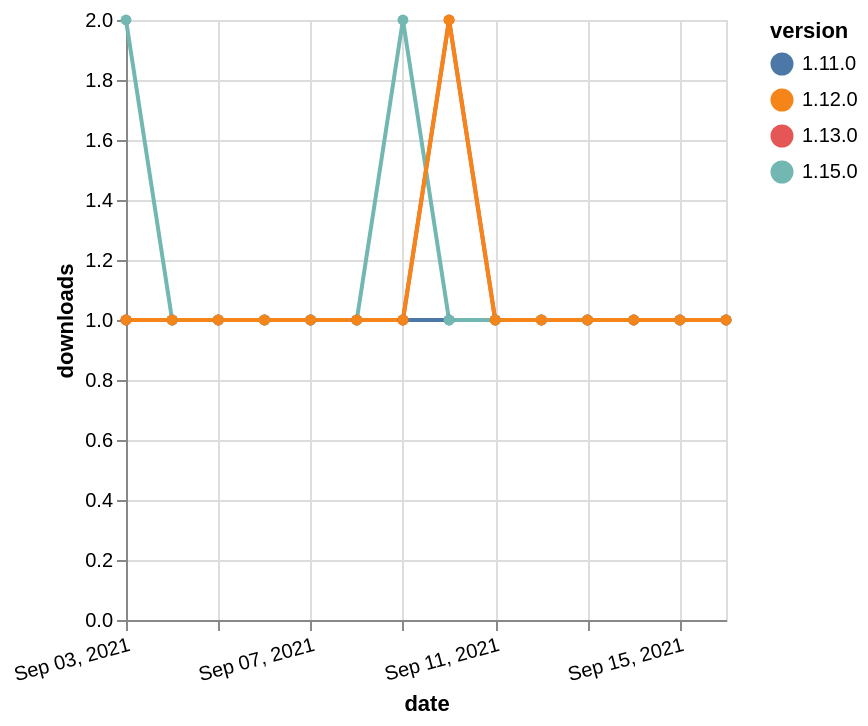

Source (Vega-Lite JSON):
### Vega-Lite specification from a JSON file in a GitHub repository (floating-point values rounded to 4 significant figures)
{"$schema": "https://vega.github.io/schema/vega-lite/v5.json", "description": "A simple bar chart with embedded data.", "data": {"values": [{"date": "2021-09-03", "total": 211, "delta": 1, "version": "1.11.0"}, {"date": "2021-09-04", "total": 212, "delta": 1, "version": "1.11.0"}, {"date": "2021-09-05", "total": 213, "delta": 1, "version": "1.11.0"}, {"date": "2021-09-06", "total": 214, "delta": 1, "version": "1.11.0"}, {"date": "2021-09-07", "total": 215, "delta": 1, "version": "1.11.0"}, {"date": "2021-09-08", "total": 216, "delta": 1, "version": "1.11.0"}, {"date": "2021-09-09", "total": 217, "delta": 1, "version": "1.11.0"}, {"date": "2021-09-10", "total": 218, "delta": 1, "version": "1.11.0"}, {"date": "2021-09-11", "total": 219, "delta": 1, "version": "1.11.0"}, {"date": "2021-09-12", "total": 220, "delta": 1, "version": "1.11.0"}, {"date": "2021-09-13", "total": 221, "delta": 1, "version": "1.11.0"}, {"date": "2021-09-14", "total": 222, "delta": 1, "version": "1.11.0"}, {"date": "2021-09-15", "total": 223, "delta": 1, "version": "1.11.0"}, {"date": "2021-09-16", "total": 224, "delta": 1, "version": "1.11.0"}, {"date": "2021-09-03", "total": 277, "delta": 1, "version": "1.13.0"}, {"date": "2021-09-04", "total": 278, "delta": 1, "version": "1.13.0"}, {"date": "2021-09-05", "total": 279, "delta": 1, "version": "1.13.0"}, {"date": "2021-09-06", "total": 280, "delta": 1, "version": "1.13.0"}, {"date": "2021-09-07", "total": 281, "delta": 1, "version": "1.13.0"}, {"date": "2021-09-08", "total": 282, "delta": 1, "version": "1.13.0"}, {"date": "2021-09-09", "total": 283, "delta": 1, "version": "1.13.0"}, {"date": "2021-09-10", "total": 285, "delta": 2, "version": "1.13.0"}, {"date": "2021-09-11", "total": 286, "delta": 1, "version": "1.13.0"}, {"date": "2021-09-12", "total": 287, "delta": 1, "version": "1.13.0"}, {"date": "2021-09-13", "total": 288, "delta": 1, "version": "1.13.0"}, {"date": "2021-09-14", "total": 289, "delta": 1, "version": "1.13.0"}, {"date": "2021-09-15", "total": 290, "delta": 1, "version": "1.13.0"}, {"date": "2021-09-16", "total": 291, "delta": 1, "version": "1.13.0"}, {"date": "2021-09-03", "total": 116, "delta": 2, "version": "1.15.0"}, {"date": "2021-09-04", "total": 117, "delta": 1, "version": "1.15.0"}, {"date": "2021-09-05", "total": 118, "delta": 1, "version": "1.15.0"}, {"date": "2021-09-06", "total": 119, "delta": 1, "version": "1.15.0"}, {"date": "2021-09-07", "total": 120, "delta": 1, "version": "1.15.0"}, {"date": "2021-09-08", "total": 121, "delta": 1, "version": "1.15.0"}, {"date": "2021-09-09", "total": 123, "delta": 2, "version": "1.15.0"}, {"date": "2021-09-10", "total": 124, "delta": 1, "version": "1.15.0"}, {"date": "2021-09-11", "total": 125, "delta": 1, "version": "1.15.0"}, {"date": "2021-09-12", "total": 126, "delta": 1, "version": "1.15.0"}, {"date": "2021-09-13", "total": 127, "delta": 1, "version": "1.15.0"}, {"date": "2021-09-14", "total": 128, "delta": 1, "version": "1.15.0"}, {"date": "2021-09-15", "total": 129, "delta": 1, "version": "1.15.0"}, {"date": "2021-09-16", "total": 130, "delta": 1, "version": "1.15.0"}, {"date": "2021-09-03", "total": 172, "delta": 1, "version": "1.12.0"}, {"date": "2021-09-04", "total": 173, "delta": 1, "version": "1.12.0"}, {"date": "2021-09-05", "total": 174, "delta": 1, "version": "1.12.0"}, {"date": "2021-09-06", "total": 175, "delta": 1, "version": "1.12.0"}, {"date": "2021-09-07", "total": 176, "delta": 1, "version": "1.12.0"}, {"date": "2021-09-08", "total": 177, "delta": 1, "version": "1.12.0"}, {"date": "2021-09-09", "total": 178, "delta": 1, "version": "1.12.0"}, {"date": "2021-09-10", "total": 180, "delta": 2, "version": "1.12.0"}, {"date": "2021-09-11", "total": 181, "delta": 1, "version": "1.12.0"}, {"date": "2021-09-12", "total": 182, "delta": 1, "version": "1.12.0"}, {"date": "2021-09-13", "total": 183, "delta": 1, "version": "1.12.0"}, {"date": "2021-09-14", "total": 184, "delta": 1, "version": "1.12.0"}, {"date": "2021-09-15", "total": 185, "delta": 1, "version": "1.12.0"}, {"date": "2021-09-16", "total": 186, "delta": 1, "version": "1.12.0"}]}, "width": "container", "mark": {"type": "line", "point": {"filled": true}}, "encoding": {"x": {"field": "date", "type": "temporal", "timeUnit": "yearmonthdate", "title": "date", "axis": {"labelAngle": -15}}, "y": {"field": "delta", "type": "quantitative", "title": "downloads"}, "color": {"field": "version", "type": "nominal"}, "tooltip": {"field": "delta"}}}
